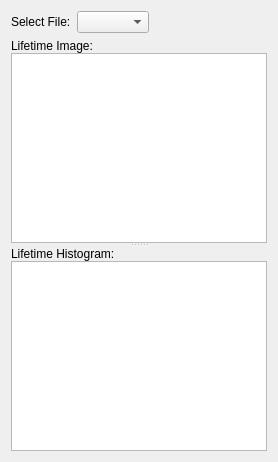
      <widget class="QWidget" name="results_tab">
       <attribute name="title">
        <string>Results</string>
       </attribute>
       <layout class="QVBoxLayout" name="results_tab_layout">
        <item>
         <layout class="QHBoxLayout" name="file_selector_layout">
          <item>
           <widget class="QLabel" name="file_selector_label">
            <property name="text">
             <string>Select File:</string>
            </property>
           </widget>
          </item>
          <item>
           <widget class="QComboBox" name="file_selector_combo"/>
          </item>
          <item>
           <spacer name="horizontalSpacer">
            <property name="orientation">
             <enum>Qt::Horizontal</enum>
            </property>
            <property name="sizeHint" stdset="0">
             <size>
              <width>40</width>
              <height>20</height>
             </size>
            </property>
           </spacer>
          </item>
         </layout>
        </item>
        <item>
         <widget class="QSplitter" name="results_splitter">
          <property name="orientation">
           <enum>Qt::Vertical</enum>
          </property>
          <widget class="QWidget" name="image_widget" native="true">
           <layout class="QVBoxLayout" name="image_layout">
            <property name="spacing">
             <number>0</number>
            </property>
            <property name="leftMargin">
             <number>0</number>
            </property>
            <property name="topMargin">
             <number>0</number>
            </property>
            <property name="rightMargin">
             <number>0</number>
            </property>
            <property name="bottomMargin">
             <number>0</number>
            </property>
            <item>
             <widget class="QLabel" name="image_label">
              <property name="text">
               <string>Lifetime Image:</string>
              </property>
             </widget>
            </item>
            <item>
             <widget class="ImageView" name="image_view"/>
            </item>
           </layout>
          </widget>
          <widget class="QWidget" name="hist_widget" native="true">
           <layout class="QVBoxLayout" name="hist_layout">
            <property name="spacing">
             <number>0</number>
            </property>
            <property name="leftMargin">
             <number>0</number>
            </property>
            <property name="topMargin">
             <number>0</number>
            </property>
            <property name="rightMargin">
             <number>0</number>
            </property>
            <property name="bottomMargin">
             <number>0</number>
            </property>
            <item>
             <widget class="QLabel" name="hist_label">
              <property name="text">
               <string>Lifetime Histogram:</string>
              </property>
             </widget>
            </item>
            <item>
             <widget class="PlotWidget" name="hist_plot"/>
            </item>
           </layout>
          </widget>
         </widget>
        </item>
       </layout>
      </widget>
